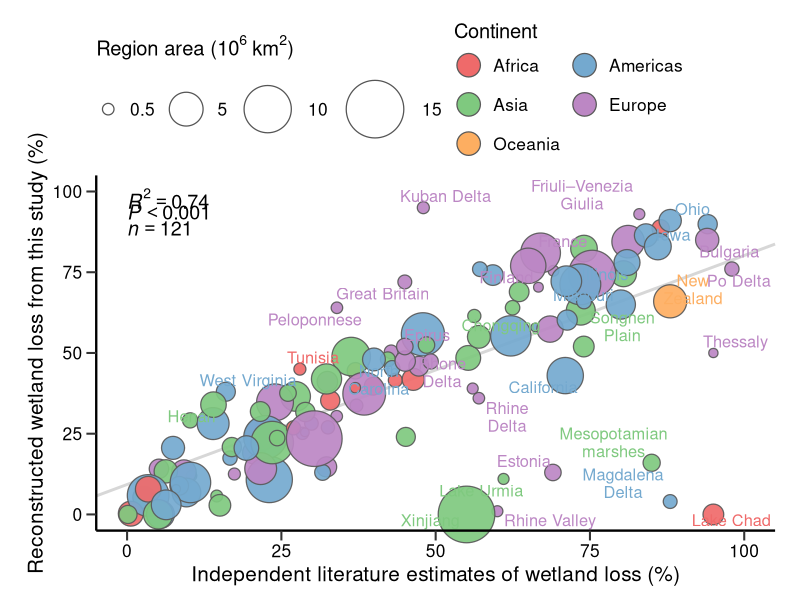
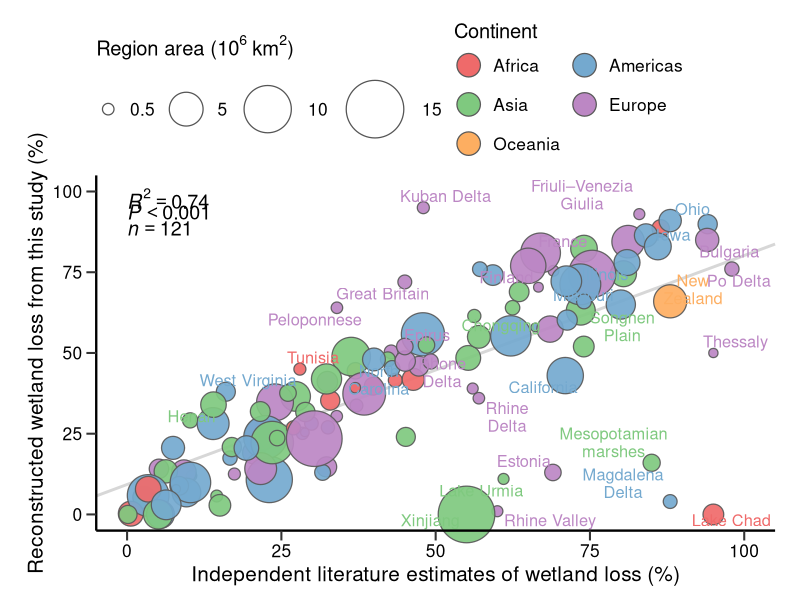

The R script that drew these images, in order:
## ---- chunk 1
knitr::opts_chunk$set(
  echo = TRUE, warning = FALSE, message = FALSE,
  fig.align = "center", dpi = 160
)
library(ggplot2)
library(dplyr)
library(tidyr)
library(ggrepel)
set.seed(1031)
## ---- chunk 2
labelled_regions <- tribble(
  ~region, ~continent, ~literature_loss, ~reconstructed_loss, ~region_area,
  "Kuban Delta",             "Europe",     48,  95,  0.55,
  "Friuli–Venezia\nGiulia",  "Europe",     83,  93,  0.45,
  "Ohio",                    "Americas",   88,  91,  2.10,
  "Iowa",                    "Americas",   86,  83,  3.10,
  "Illinois",                "Americas",   81,  78,  2.90,
  "France",                  "Europe",     67,  81,  7.00,
  "Finland",                 "Europe",     65,  77,  5.50,
  "Great Britain",           "Europe",     45,  72,  0.75,
  "Peloponnese",             "Europe",     34,  64,  0.50,
  "Epirus",                  "Europe",     45,  52,  1.10,
  "Tunisia",                 "Africa",     28,  45,  0.55,
  "West Virginia",           "Americas",   16,  38,  1.50,
  "Henan",                   "Asia",       14,  34,  2.80,
  "Chongqing",               "Asia",       57,  55,  2.20,
  "North\nCarolina",         "Americas",   40,  48,  2.20,
  "Missouri",                "Americas",   80,  65,  3.70,
  "New\nZealand",            "Oceania",    88,  66,  4.80,
  "Bulgaria",                "Europe",     94,  85,  2.30,
  "Po Delta",                "Europe",     98,  76,  0.80,
  "Thessaly",                "Europe",     95,  50,  0.30,
  "Songnen\nPlain",          "Asia",       74,  52,  1.80,
  "California",              "Americas",   71,  43,  5.80,
  "Rhine\nDelta",            "Europe",     57,  36,  0.50,
  "Rhone\nDelta",            "Europe",     56,  39,  0.45,
  "Estonia",                 "Europe",     69,  13,  1.10,
  "Lake Urmia",              "Asia",       61,  11,  0.45,
  "Rhine Valley",            "Europe",     60,   1,  0.45,
  "Xinjiang",                "Asia",       55,   0, 14.50,
  "Mesopotamian\nmarshes",   "Asia",       85,  16,  1.20,
  "Magdalena\nDelta",        "Americas",   88,   4,  0.75,
  "Lake Chad",               "Africa",     95,   0,  1.80
)

n_total <- 121
n_background <- n_total - nrow(labelled_regions)

background <- tibble(
  region = sprintf("Region %03d", seq_len(n_background)),
  continent = sample(
    c("Africa", "Americas", "Asia", "Europe", "Oceania"),
    n_background, replace = TRUE,
    prob = c(0.09, 0.36, 0.30, 0.21, 0.04)
  ),
  literature_loss = 100 * rbeta(n_background, 1.25, 2.15),
  standard_error = rnorm(n_background),
  region_area = pmin(15, pmax(0.25, rlnorm(n_background, log(1.5), 0.95)))
)

# Moderate background scatter is retained so the point cloud resembles the
# heterogeneous regional estimates in the reference panel.
noise_scale <- 8

background <- background %>%
  mutate(
    reconstructed_loss = pmin(
      100, pmax(0, literature_loss + noise_scale * standard_error)
    ),
    labelled = FALSE
  ) %>%
  select(-standard_error)

wetland_regions <- bind_rows(
  background,
  labelled_regions %>% mutate(labelled = TRUE)
) %>%
  mutate(
    continent = factor(
      continent,
      levels = c("Africa", "Americas", "Asia", "Europe", "Oceania")
    )
  )

write.csv(wetland_regions, "synthetic_wetland_regions.csv", row.names = FALSE)
## ---- chunk 3
fit <- lm(reconstructed_loss ~ literature_loss, data = wetland_regions)
fit_summary <- summary(fit)
r_squared <- fit_summary$r.squared
p_value <- coef(fit_summary)[2, 4]

statistics <- tibble(
  n = nrow(wetland_regions),
  r_squared = r_squared,
  p_value = p_value,
  intercept = coef(fit)[1],
  slope = coef(fit)[2]
)
write.csv(statistics, "regression_statistics.csv", row.names = FALSE)
## ---- chunk 4
continent_colours <- c(
  "Africa" = "#EF6A6A",
  "Americas" = "#74A9CF",
  "Asia" = "#7FC97F",
  "Europe" = "#BC87C4",
  "Oceania" = "#FDAE61"
)

label_data <- wetland_regions %>% filter(labelled)

bubble_plot <- ggplot(
  wetland_regions,
  aes(literature_loss, reconstructed_loss)
) +
  geom_smooth(
    method = "lm", formula = y ~ x, se = FALSE,
    colour = "#D7D7D7", linewidth = 1.0,
    fullrange = TRUE
  ) +
  geom_point(
    aes(size = region_area, fill = continent),
    shape = 21, colour = "#595959", stroke = 0.65, alpha = 0.92
  ) +
  geom_text_repel(
    data = label_data,
    aes(label = region, colour = continent),
    size = 4.15,
    lineheight = 0.90,
    box.padding = 0.22,
    point.padding = 0.18,
    min.segment.length = Inf,
    seed = 1031,
    max.overlaps = Inf,
    force = 1.25,
    max.time = 4,
    show.legend = FALSE
  ) +
  annotate(
    "text", x = 0, y = 101,
    label = "italic(R)^2 == 0.74",
    parse = TRUE, hjust = 0, vjust = 1, size = 5.0
  ) +
  annotate(
    "text", x = 0, y = 96,
    label = "italic(P) < 0.001",
    parse = TRUE, hjust = 0, vjust = 1, size = 5.0
  ) +
  annotate(
    "text", x = 0, y = 91,
    label = sprintf("italic(n) == %d", nrow(wetland_regions)),
    parse = TRUE, hjust = 0, vjust = 1, size = 5.0
  ) +
  scale_fill_manual(
    values = continent_colours,
    name = "Continent",
    guide = guide_legend(
      order = 2, nrow = 3, byrow = TRUE,
      title.position = "top",
      override.aes = list(size = 7.5, alpha = 1)
    )
  ) +
  scale_colour_manual(values = continent_colours, guide = "none") +
  scale_size_area(
    max_size = 19,
    limits = c(0.25, 15),
    breaks = c(0.5, 5, 10, 15),
    labels = c("0.5", "5", "10", "15"),
    name = expression("Region area ("*10^6~km^2*")"),
    guide = guide_legend(
      order = 1, title.position = "top", nrow = 1,
      override.aes = list(fill = NA, colour = "#555555", alpha = 1)
    )
  ) +
  scale_x_continuous(
    limits = c(-5, 105), breaks = c(0, 25, 50, 75, 100),
    expand = expansion(mult = 0)
  ) +
  scale_y_continuous(
    limits = c(-5, 105), breaks = c(0, 25, 50, 75, 100),
    expand = expansion(mult = 0)
  ) +
  labs(
    x = "Independent literature estimates of wetland loss (%)",
    y = "Reconstructed wetland loss from this study (%)",
    tag = "b"
  ) +
  coord_cartesian(clip = "off") +
  theme_classic(base_size = 14) +
  theme(
    axis.title = element_text(size = 15),
    axis.text = element_text(size = 12.5, colour = "black"),
    axis.line = element_line(linewidth = 0.8),
    axis.ticks = element_line(linewidth = 0.7),
    axis.ticks.length = grid::unit(2.5, "mm"),
    plot.tag = element_text(face = "bold", size = 20),
    plot.tag.position = c(-0.11, 1.21),
    legend.position = "top",
    legend.justification = "left",
    legend.box = "horizontal",
    legend.box.just = "left",
    legend.box.spacing = grid::unit(1.5, "mm"),
    legend.spacing.x = grid::unit(3, "mm"),
    legend.title = element_text(size = 14.5),
    legend.text = element_text(size = 12.5),
    legend.margin = margin(0, 0, 8, 0),
    plot.margin = margin(15, 18, 10, 20)
  )

ggsave(
  "wetland_loss_bubble_scatter.png",
  bubble_plot,
  width = 10.5, height = 10.2, dpi = 320, bg = "white"
)

bubble_plot
